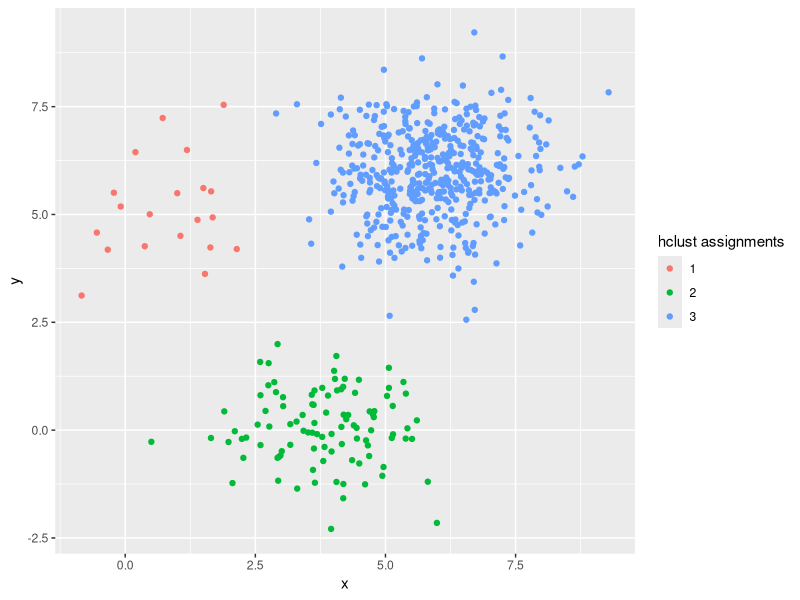

Write the R code that produced this figure.
library(plyr)
library(dplyr)
library(ggplot2)
library(broom)

sizes <- c(20, 100, 500)

set.seed(2015)

centers <- data.frame(x = c(1, 4, 6), y = c(5, 0, 6), n = sizes,
                      cluster = factor(1:3))
points <- centers %>% group_by(cluster) %>%
    do(data.frame(x = rnorm(.$n, .$x), y = rnorm(.$n, .$y)))

points$hclust_assignments <- points %>% dplyr::select(x, y) %>%
    dist() %>% hclust(method = "single") %>%
    cutree(3) %>% factor()

plot <- ggplot(points, aes(x, y, color = hclust_assignments)) + geom_point() +
    labs(color = "hclust assignments")
print(plot)
